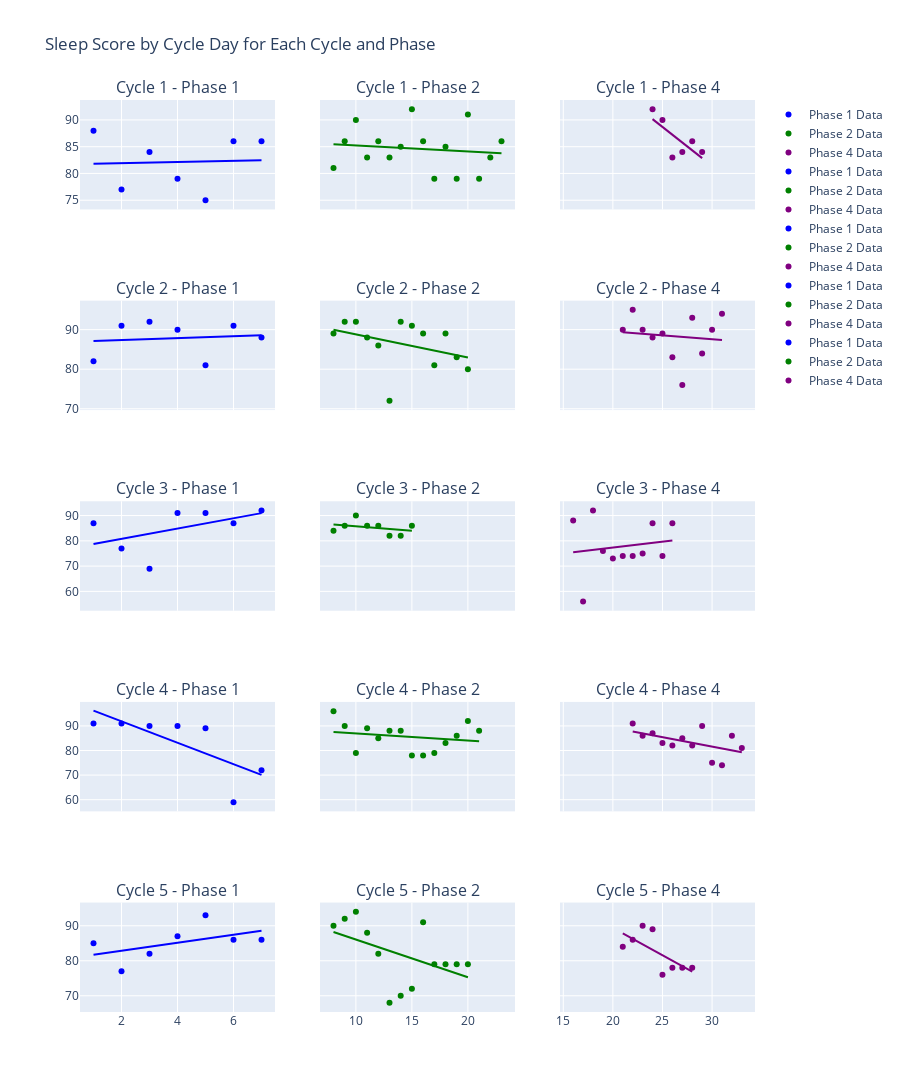

Notebook code cell kept with this figure:
### Code cell
import pandas as pd
import plotly.graph_objects as go
import plotly.express as px
from plotly.subplots import make_subplots

# Load data from CSV
file_path = '/Data_Option1.csv'  # Replace with the path to your CSV file
df = pd.read_csv(file_path)

# Create a dictionary to store dataframes for each phase and cycle combination
dfs = {}

# Group by phase and cycle and store each group in the dictionary
for (phase, cycle), group_df in df.groupby(['phase', 'cycle']):
    # Extract relevant columns
    subset_df = group_df[['cycle_day', 'sleep_score', 'phase', 'cycle']]
    dfs[(phase, cycle)] = subset_df

# Define a color map for phases
phase_colors = {
    1: 'blue',
    2: 'green',
    3: 'red',
    4: 'purple'
    # Add more colors if there are more phases
}

# Create subplots for each cycle and phase combination
unique_cycles = df['cycle'].unique()
unique_phases = df['phase'].unique()
num_cycles = len(unique_cycles)
num_phases = len(unique_phases)
fig = make_subplots(rows=num_cycles, cols=num_phases, shared_xaxes=True, shared_yaxes=True,
                    subplot_titles=[f'Cycle {cycle} - Phase {phase}' for cycle in unique_cycles for phase in unique_phases])

# Plot data for each cycle and phase combination
for cycle_idx, cycle in enumerate(unique_cycles, start=1):
    for phase_idx, phase in enumerate(unique_phases, start=1):
        data = dfs.get((phase, cycle))
        if data is not None:
            scatter = go.Scatter(x=data['cycle_day'], y=data['sleep_score'], mode='markers', name=f'Phase {phase} Data', marker=dict(color=phase_colors[phase]))
            trendline = px.scatter(data, x='cycle_day', y='sleep_score', trendline="ols").data[1]
            trendline['line']['color'] = phase_colors[phase]
            fig.add_trace(scatter, row=cycle_idx, col=phase_idx)
            fig.add_trace(trendline, row=cycle_idx, col=phase_idx)

# Update layout and show the plot
fig.update_layout(title='Sleep Score by Cycle Day for Each Cycle and Phase', height=300*num_cycles)
fig.show()

### Figure 1 — Plotly figure (JSON) as saved in the notebook; plotly's stock layout.template omitted (floating-point values rounded to 4 significant figures)
{"data": [{"marker": {"color": "blue"}, "mode": "markers", "name": "Phase 1 Data", "type": "scatter", "x": [1, 2, 3, 4, 5, 6, 7], "xaxis": "x", "y": [88, 77, 84, 79, 75, 86, 86], "yaxis": "y"}, {"hovertemplate": "<b>OLS trendline</b><br>sleep_score = 0.107143 * cycle_day + 81.7143<br>R<sup>2</sup>=0.002076<br><br>cycle_day=%{x}<br>sleep_score=%{y} <b>(trend)</b><extra></extra>", "legendgroup": "", "line": {"color": "blue"}, "marker": {"color": "#636efa", "symbol": "circle"}, "mode": "lines", "name": "", "showlegend": false, "type": "scatter", "x": [1, 2, 3, 4, 5, 6, 7], "xaxis": "x", "y": [81.82, 81.93, 82.04, 82.14, 82.25, 82.36, 82.46], "yaxis": "y"}, {"marker": {"color": "green"}, "mode": "markers", "name": "Phase 2 Data", "type": "scatter", "x": [8, 9, 10, 11, 12, 13, 14, 15, 16, 17, 18, 19, 20, 21, 22, 23], "xaxis": "x2", "y": [81, 86, 90, 83, 86, 83, 85, 92, 86, 79, 85, 79, 91, 79, 83, 86], "yaxis": "y2"}, {"hovertemplate": "<b>OLS trendline</b><br>sleep_score = -0.111765 * cycle_day + 86.3574<br>R<sup>2</sup>=0.017143<br><br>cycle_day=%{x}<br>sleep_score=%{y} <b>(trend)</b><extra></extra>", "legendgroup": "", "line": {"color": "green"}, "marker": {"color": "#636efa", "symbol": "circle"}, "mode": "lines", "name": "", "showlegend": false, "type": "scatter", "x": [8, 9, 10, 11, 12, 13, 14, 15, 16, 17, 18, 19, 20, 21, 22, 23], "xaxis": "x2", "y": [85.46, 85.35, 85.24, 85.13, 85.02, 84.9, 84.79, 84.68, 84.57, 84.46, 84.35, 84.23, 84.12, 84.01, 83.9, 83.79], "yaxis": "y2"}, {"marker": {"color": "purple"}, "mode": "markers", "name": "Phase 4 Data", "type": "scatter", "x": [24, 25, 26, 27, 28, 29], "xaxis": "x3", "y": [92, 90, 83, 84, 86, 84], "yaxis": "y3"}, {"hovertemplate": "<b>OLS trendline</b><br>sleep_score = -1.45714 * cycle_day + 125.114<br>R<sup>2</sup>=0.550476<br><br>cycle_day=%{x}<br>sleep_score=%{y} <b>(trend)</b><extra></extra>", "legendgroup": "", "line": {"color": "purple"}, "marker": {"color": "#636efa", "symbol": "circle"}, "mode": "lines", "name": "", "showlegend": false, "type": "scatter", "x": [24, 25, 26, 27, 28, 29], "xaxis": "x3", "y": [90.14, 88.69, 87.23, 85.77, 84.31, 82.86], "yaxis": "y3"}, {"marker": {"color": "blue"}, "mode": "markers", "name": "Phase 1 Data", "type": "scatter", "x": [1, 2, 3, 4, 5, 6, 7], "xaxis": "x4", "y": [82, 91, 92, 90, 81, 91, 88], "yaxis": "y4"}, {"hovertemplate": "<b>OLS trendline</b><br>sleep_score = 0.25 * cycle_day + 86.8571<br>R<sup>2</sup>=0.014244<br><br>cycle_day=%{x}<br>sleep_score=%{y} <b>(trend)</b><extra></extra>", "legendgroup": "", "line": {"color": "blue"}, "marker": {"color": "#636efa", "symbol": "circle"}, "mode": "lines", "name": "", "showlegend": false, "type": "scatter", "x": [1, 2, 3, 4, 5, 6, 7], "xaxis": "x4", "y": [87.11, 87.36, 87.61, 87.86, 88.11, 88.36, 88.61], "yaxis": "y4"}, {"marker": {"color": "green"}, "mode": "markers", "name": "Phase 2 Data", "type": "scatter", "x": [8, 9, 10, 11, 12, 13, 14, 15, 16, 17, 18, 19, 20], "xaxis": "x5", "y": [89, 92, 92, 88, 86, 72, 92, 91, 89, 81, 89, 83, 80], "yaxis": "y5"}, {"hovertemplate": "<b>OLS trendline</b><br>sleep_score = -0.587912 * cycle_day + 94.6923<br>R<sup>2</sup>=0.147243<br><br>cycle_day=%{x}<br>sleep_score=%{y} <b>(trend)</b><extra></extra>", "legendgroup": "", "line": {"color": "green"}, "marker": {"color": "#636efa", "symbol": "circle"}, "mode": "lines", "name": "", "showlegend": false, "type": "scatter", "x": [8, 9, 10, 11, 12, 13, 14, 15, 16, 17, 18, 19, 20], "xaxis": "x5", "y": [89.99, 89.4, 88.81, 88.23, 87.64, 87.05, 86.46, 85.87, 85.29, 84.7, 84.11, 83.52, 82.93], "yaxis": "y5"}, {"marker": {"color": "purple"}, "mode": "markers", "name": "Phase 4 Data", "type": "scatter", "x": [21, 22, 23, 24, 25, 26, 27, 28, 29, 30, 31], "xaxis": "x6", "y": [90, 95, 90, 88, 89, 83, 76, 93, 84, 90, 94], "yaxis": "y6"}, {"hovertemplate": "<b>OLS trendline</b><br>sleep_score = -0.190909 * cycle_day + 93.3273<br>R<sup>2</sup>=0.013078<br><br>cycle_day=%{x}<br>sleep_score=%{y} <b>(trend)</b><extra></extra>", "legendgroup": "", "line": {"color": "purple"}, "marker": {"color": "#636efa", "symbol": "circle"}, "mode": "lines", "name": "", "showlegend": false, "type": "scatter", "x": [21, 22, 23, 24, 25, 26, 27, 28, 29, 30, 31], "xaxis": "x6", "y": [89.32, 89.13, 88.94, 88.75, 88.55, 88.36, 88.17, 87.98, 87.79, 87.6, 87.41], "yaxis": "y6"}, {"marker": {"color": "blue"}, "mode": "markers", "name": "Phase 1 Data", "type": "scatter", "x": [1, 2, 3, 4, 5, 6, 7], "xaxis": "x7", "y": [87, 77, 69, 91, 91, 87, 92], "yaxis": "y7"}, {"hovertemplate": "<b>OLS trendline</b><br>sleep_score = 2.03571 * cycle_day + 76.7143<br>R<sup>2</sup>=0.258514<br><br>cycle_day=%{x}<br>sleep_score=%{y} <b>(trend)</b><extra></extra>", "legendgroup": "", "line": {"color": "blue"}, "marker": {"color": "#636efa", "symbol": "circle"}, "mode": "lines", "name": "", "showlegend": false, "type": "scatter", "x": [1, 2, 3, 4, 5, 6, 7], "xaxis": "x7", "y": [78.75, 80.79, 82.82, 84.86, 86.89, 88.93, 90.96], "yaxis": "y7"}, {"marker": {"color": "green"}, "mode": "markers", "name": "Phase 2 Data", "type": "scatter", "x": [8, 9, 10, 11, 12, 13, 14, 15], "xaxis": "x8", "y": [84, 86, 90, 86, 86, 82, 82, 86], "yaxis": "y8"}, {"hovertemplate": "<b>OLS trendline</b><br>sleep_score = -0.357143 * cycle_day + 89.3571<br>R<sup>2</sup>=0.112782<br><br>cycle_day=%{x}<br>sleep_score=%{y} <b>(trend)</b><extra></extra>", "legendgroup": "", "line": {"color": "green"}, "marker": {"color": "#636efa", "symbol": "circle"}, "mode": "lines", "name": "", "showlegend": false, "type": "scatter", "x": [8, 9, 10, 11, 12, 13, 14, 15], "xaxis": "x8", "y": [86.5, 86.14, 85.79, 85.43, 85.07, 84.71, 84.36, 84.0], "yaxis": "y8"}, {"marker": {"color": "purple"}, "mode": "markers", "name": "Phase 4 Data", "type": "scatter", "x": [16, 17, 18, 19, 20, 21, 22, 23, 24, 25, 26], "xaxis": "x9", "y": [88, 56, 92, 76, 73, 74, 74, 75, 87, 74, 87], "yaxis": "y9"}, {"hovertemplate": "<b>OLS trendline</b><br>sleep_score = 0.463636 * cycle_day + 68.0818<br>R<sup>2</sup>=0.023010<br><br>cycle_day=%{x}<br>sleep_score=%{y} <b>(trend)</b><extra></extra>", "legendgroup": "", "line": {"color": "purple"}, "marker": {"color": "#636efa", "symbol": "circle"}, "mode": "lines", "name": "", "showlegend": false, "type": "scatter", "x": [16, 17, 18, 19, 20, 21, 22, 23, 24, 25, 26], "xaxis": "x9", "y": [75.5, 75.96, 76.43, 76.89, 77.35, 77.82, 78.28, 78.75, 79.21, 79.67, 80.14], "yaxis": "y9"}, {"marker": {"color": "blue"}, "mode": "markers", "name": "Phase 1 Data", "type": "scatter", "x": [1, 2, 3, 4, 5, 6, 7], "xaxis": "x10", "y": [91, 91, 90, 90, 89, 59, 72], "yaxis": "y10"}, {"hovertemplate": "<b>OLS trendline</b><br>sleep_score = -4.35714 * cycle_day + 100.571<br>R<sup>2</sup>=0.554380<br><br>cycle_day=%{x}<br>sleep_score=%{y} <b>(trend)</b><extra></extra>", "legendgroup": "", "line": {"color": "blue"}, "marker": {"color": "#636efa", "symbol": "circle"}, "mode": "lines", "name": "", "showlegend": false, "type": "scatter", "x": [1, 2, 3, 4, 5, 6, 7], "xaxis": "x10", "y": [96.21, 91.86, 87.5, 83.14, 78.79, 74.43, 70.07], "yaxis": "y10"}, {"marker": {"color": "green"}, "mode": "markers", "name": "Phase 2 Data", "type": "scatter", "x": [8, 9, 10, 11, 12, 13, 14, 15, 16, 17, 18, 19, 20, 21], "xaxis": "x11", "y": [96, 90, 79, 89, 85, 88, 88, 78, 78, 79, 83, 86, 92, 88], "yaxis": "y11"}, {"hovertemplate": "<b>OLS trendline</b><br>sleep_score = -0.287912 * cycle_day + 89.8176<br>R<sup>2</sup>=0.046310<br><br>cycle_day=%{x}<br>sleep_score=%{y} <b>(trend)</b><extra></extra>", "legendgroup": "", "line": {"color": "green"}, "marker": {"color": "#636efa", "symbol": "circle"}, "mode": "lines", "name": "", "showlegend": false, "type": "scatter", "x": [8, 9, 10, 11, 12, 13, 14, 15, 16, 17, 18, 19, 20, 21], "xaxis": "x11", "y": [87.51, 87.23, 86.94, 86.65, 86.36, 86.07, 85.79, 85.5, 85.21, 84.92, 84.64, 84.35, 84.06, 83.77], "yaxis": "y11"}, {"marker": {"color": "purple"}, "mode": "markers", "name": "Phase 4 Data", "type": "scatter", "x": [22, 23, 24, 25, 26, 27, 28, 29, 30, 31, 32, 33], "xaxis": "x12", "y": [91, 86, 87, 83, 82, 85, 82, 90, 75, 74, 86, 81], "yaxis": "y12"}, {"hovertemplate": "<b>OLS trendline</b><br>sleep_score = -0.769231 * cycle_day + 104.654<br>R<sup>2</sup>=0.282995<br><br>cycle_day=%{x}<br>sleep_score=%{y} <b>(trend)</b><extra></extra>", "legendgroup": "", "line": {"color": "purple"}, "marker": {"color": "#636efa", "symbol": "circle"}, "mode": "lines", "name": "", "showlegend": false, "type": "scatter", "x": [22, 23, 24, 25, 26, 27, 28, 29, 30, 31, 32, 33], "xaxis": "x12", "y": [87.73, 86.96, 86.19, 85.42, 84.65, 83.88, 83.12, 82.35, 81.58, 80.81, 80.04, 79.27], "yaxis": "y12"}, {"marker": {"color": "blue"}, "mode": "markers", "name": "Phase 1 Data", "type": "scatter", "x": [1, 2, 3, 4, 5, 6, 7], "xaxis": "x13", "y": [85, 77, 82, 87, 93, 86, 86], "yaxis": "y13"}, {"hovertemplate": "<b>OLS trendline</b><br>sleep_score = 1.14286 * cycle_day + 80.5714<br>R<sup>2</sup>=0.256000<br><br>cycle_day=%{x}<br>sleep_score=%{y} <b>(trend)</b><extra></extra>", "legendgroup": "", "line": {"color": "blue"}, "marker": {"color": "#636efa", "symbol": "circle"}, "mode": "lines", "name": "", "showlegend": false, "type": "scatter", "x": [1, 2, 3, 4, 5, 6, 7], "xaxis": "x13", "y": [81.71, 82.86, 84, 85.14, 86.29, 87.43, 88.57], "yaxis": "y13"}, {"marker": {"color": "green"}, "mode": "markers", "name": "Phase 2 Data", "type": "scatter", "x": [8, 9, 10, 11, 12, 13, 14, 15, 16, 17, 18, 19, 20], "xaxis": "x14", "y": [90, 92, 94, 88, 82, 68, 70, 72, 91, 79, 79, 79, 79], "yaxis": "y14"}, {"hovertemplate": "<b>OLS trendline</b><br>sleep_score = -1.07692 * cycle_day + 96.8462<br>R<sup>2</sup>=0.234450<br><br>cycle_day=%{x}<br>sleep_score=%{y} <b>(trend)</b><extra></extra>", "legendgroup": "", "line": {"color": "green"}, "marker": {"color": "#636efa", "symbol": "circle"}, "mode": "lines", "name": "", "showlegend": false, "type": "scatter", "x": [8, 9, 10, 11, 12, 13, 14, 15, 16, 17, 18, 19, 20], "xaxis": "x14", "y": [88.23, 87.15, 86.08, 85.0, 83.92, 82.85, 81.77, 80.69, 79.62, 78.54, 77.46, 76.38, 75.31], "yaxis": "y14"}, {"marker": {"color": "purple"}, "mode": "markers", "name": "Phase 4 Data", "type": "scatter", "x": [21, 22, 23, 24, 25, 26, 27, 28], "xaxis": "x15", "y": [84, 86, 90, 89, 76, 78, 78, 78], "yaxis": "y15"}, {"hovertemplate": "<b>OLS trendline</b><br>sleep_score = -1.55952 * cycle_day + 120.583<br>R<sup>2</sup>=0.473185<br><br>cycle_day=%{x}<br>sleep_score=%{y} <b>(trend)</b><extra></extra>", "legendgroup": "", "line": {"color": "purple"}, "marker": {"color": "#636efa", "symbol": "circle"}, "mode": "lines", "name": "", "showlegend": false, "type": "scatter", "x": [21, 22, 23, 24, 25, 26, 27, 28], "xaxis": "x15", "y": [87.83, 86.27, 84.71, 83.15, 81.6, 80.04, 78.48, 76.92], "yaxis": "y15"}], "layout": {"annotations": [{"font": {"size": 16}, "showarrow": false, "text": "Cycle 1 - Phase 1", "x": 0.1444, "xanchor": "center", "xref": "paper", "y": 1, "yanchor": "bottom", "yref": "paper"}, {"font": {"size": 16}, "showarrow": false, "text": "Cycle 1 - Phase 2", "x": 0.5, "xanchor": "center", "xref": "paper", "y": 1, "yanchor": "bottom", "yref": "paper"}, {"font": {"size": 16}, "showarrow": false, "text": "Cycle 1 - Phase 4", "x": 0.8556, "xanchor": "center", "xref": "paper", "y": 1, "yanchor": "bottom", "yref": "paper"}, {"font": {"size": 16}, "showarrow": false, "text": "Cycle 2 - Phase 1", "x": 0.1444, "xanchor": "center", "xref": "paper", "y": 0.78, "yanchor": "bottom", "yref": "paper"}, {"font": {"size": 16}, "showarrow": false, "text": "Cycle 2 - Phase 2", "x": 0.5, "xanchor": "center", "xref": "paper", "y": 0.78, "yanchor": "bottom", "yref": "paper"}, {"font": {"size": 16}, "showarrow": false, "text": "Cycle 2 - Phase 4", "x": 0.8556, "xanchor": "center", "xref": "paper", "y": 0.78, "yanchor": "bottom", "yref": "paper"}, {"font": {"size": 16}, "showarrow": false, "text": "Cycle 3 - Phase 1", "x": 0.1444, "xanchor": "center", "xref": "paper", "y": 0.56, "yanchor": "bottom", "yref": "paper"}, {"font": {"size": 16}, "showarrow": false, "text": "Cycle 3 - Phase 2", "x": 0.5, "xanchor": "center", "xref": "paper", "y": 0.56, "yanchor": "bottom", "yref": "paper"}, {"font": {"size": 16}, "showarrow": false, "text": "Cycle 3 - Phase 4", "x": 0.8556, "xanchor": "center", "xref": "paper", "y": 0.56, "yanchor": "bottom", "yref": "paper"}, {"font": {"size": 16}, "showarrow": false, "text": "Cycle 4 - Phase 1", "x": 0.1444, "xanchor": "center", "xref": "paper", "y": 0.34, "yanchor": "bottom", "yref": "paper"}, {"font": {"size": 16}, "showarrow": false, "text": "Cycle 4 - Phase 2", "x": 0.5, "xanchor": "center", "xref": "paper", "y": 0.34, "yanchor": "bottom", "yref": "paper"}, {"font": {"size": 16}, "showarrow": false, "text": "Cycle 4 - Phase 4", "x": 0.8556, "xanchor": "center", "xref": "paper", "y": 0.34, "yanchor": "bottom", "yref": "paper"}, {"font": {"size": 16}, "showarrow": false, "text": "Cycle 5 - Phase 1", "x": 0.1444, "xanchor": "center", "xref": "paper", "y": 0.12, "yanchor": "bottom", "yref": "paper"}, {"font": {"size": 16}, "showarrow": false, "text": "Cycle 5 - Phase 2", "x": 0.5, "xanchor": "center", "xref": "paper", "y": 0.12, "yanchor": "bottom", "yref": "paper"}, {"font": {"size": 16}, "showarrow": false, "text": "Cycle 5 - Phase 4", "x": 0.8556, "xanchor": "center", "xref": "paper", "y": 0.12, "yanchor": "bottom", "yref": "paper"}], "height": 1500, "title": {"text": "Sleep Score by Cycle Day for Each Cycle and Phase"}, "xaxis": {"anchor": "y", "domain": [0, 0.2889], "matches": "x13", "showticklabels": false}, "xaxis10": {"anchor": "y10", "domain": [0, 0.2889], "matches": "x13", "showticklabels": false}, "xaxis11": {"anchor": "y11", "domain": [0.3556, 0.6444], "matches": "x14", "showticklabels": false}, "xaxis12": {"anchor": "y12", "domain": [0.7111, 1], "matches": "x15", "showticklabels": false}, "xaxis13": {"anchor": "y13", "domain": [0, 0.2889]}, "xaxis14": {"anchor": "y14", "domain": [0.3556, 0.6444]}, "xaxis15": {"anchor": "y15", "domain": [0.7111, 1]}, "xaxis2": {"anchor": "y2", "domain": [0.3556, 0.6444], "matches": "x14", "showticklabels": false}, "xaxis3": {"anchor": "y3", "domain": [0.7111, 1], "matches": "x15", "showticklabels": false}, "xaxis4": {"anchor": "y4", "domain": [0, 0.2889], "matches": "x13", "showticklabels": false}, "xaxis5": {"anchor": "y5", "domain": [0.3556, 0.6444], "matches": "x14", "showticklabels": false}, "xaxis6": {"anchor": "y6", "domain": [0.7111, 1], "matches": "x15", "showticklabels": false}, "xaxis7": {"anchor": "y7", "domain": [0, 0.2889], "matches": "x13", "showticklabels": false}, "xaxis8": {"anchor": "y8", "domain": [0.3556, 0.6444], "matches": "x14", "showticklabels": false}, "xaxis9": {"anchor": "y9", "domain": [0.7111, 1], "matches": "x15", "showticklabels": false}, "yaxis": {"anchor": "x", "domain": [0.88, 1]}, "yaxis10": {"anchor": "x10", "domain": [0.22, 0.34]}, "yaxis11": {"anchor": "x11", "domain": [0.22, 0.34], "matches": "y10", "showticklabels": false}, "yaxis12": {"anchor": "x12", "domain": [0.22, 0.34], "matches": "y10", "showticklabels": false}, "yaxis13": {"anchor": "x13", "domain": [0, 0.12]}, "yaxis14": {"anchor": "x14", "domain": [0, 0.12], "matches": "y13", "showticklabels": false}, "yaxis15": {"anchor": "x15", "domain": [0, 0.12], "matches": "y13", "showticklabels": false}, "yaxis2": {"anchor": "x2", "domain": [0.88, 1], "matches": "y", "showticklabels": false}, "yaxis3": {"anchor": "x3", "domain": [0.88, 1], "matches": "y", "showticklabels": false}, "yaxis4": {"anchor": "x4", "domain": [0.66, 0.78]}, "yaxis5": {"anchor": "x5", "domain": [0.66, 0.78], "matches": "y4", "showticklabels": false}, "yaxis6": {"anchor": "x6", "domain": [0.66, 0.78], "matches": "y4", "showticklabels": false}, "yaxis7": {"anchor": "x7", "domain": [0.44, 0.56]}, "yaxis8": {"anchor": "x8", "domain": [0.44, 0.56], "matches": "y7", "showticklabels": false}, "yaxis9": {"anchor": "x9", "domain": [0.44, 0.56], "matches": "y7", "showticklabels": false}}}
